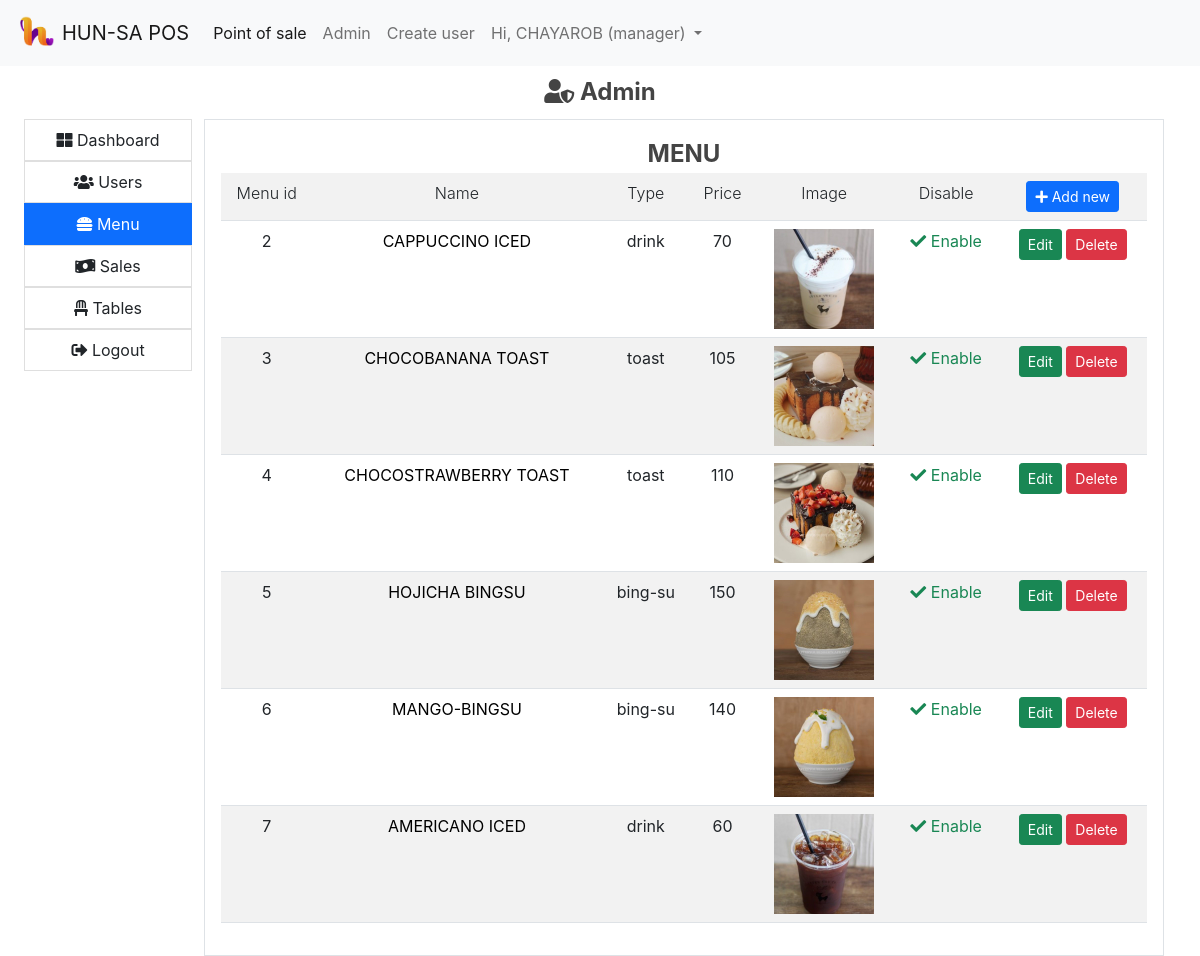
Page /pos_hunsa/public/index.php?pg=admin&tab=menu (signed in) on the committed database.
### tables this page shows
CREATE TABLE `menu_info` (
  `menu_id` int(2) NOT NULL,
  `menu_name` text NOT NULL,
  `menu_price` int(8) NOT NULL,
  `disable` tinyint(1) NOT NULL,
  `menu_type` text NOT NULL,
  `menu_img` text NOT NULL
);

### pos_hunsa/app/models/Auth.php (called while the page is built, shortened)
<?php
class Auth
{
	public static function get($column)
	{
		if(!empty($_SESSION['USER'][$column])){
			return $_SESSION['USER'][$column];
		}
		return "Unknown";
	}
	public static function logged_in()
	{
		if(!empty($_SESSION['USER'])){
			$db = new Database();
			if($db->query("select * from users where username = :username limit 1",['username'=>$_SESSION['USER']['username']]))
			{
				return true;
			}
		}
		return false;
	}
	public static function access($role)
	{
		$access['manager'] = ['manager'];
		$access['cashier'] = ['cashier'];
		$myrole = self::get('role');
		if(in_array($myrole, $access[$role]))
		{
			return true;
		}
		return false;
	}
}

### pos_hunsa/app/core/functions.php (called while the page is built, shortened)
<?php
function esc($str)
{
	return htmlspecialchars($str);
}
function auth($column)
{
	if(!empty($_SESSION['USER'][$column])){
		return $_SESSION['USER'][$column];
	}
	return "Unknown";
}
function crop($filename,$size = 400)
{
	$ext = strtolower(pathinfo($filename,PATHINFO_EXTENSION));
	$cropped_file = preg_replace("/\.$ext$/", "_cropped.".$ext, $filename);
	if(file_exists($cropped_file))
	{
		return $cropped_file;
	}
	return $cropped_file;
}

### pos_hunsa/app/core/database.php (called while the page is built)
<?php
class Database
{
	private function db_connect(){
		$DBHOST = "localhost";
		$DBNAME = "pos_hunsa";
		$DBUSER = "root";
		$DBPASS = "";
		$DBDRIVER = "mysql";
		try{
			$con = new PDO("$DBDRIVER:host=$DBHOST;dbname=$DBNAME",$DBUSER,$DBPASS);
		}catch(PDOException $e){
			echo $e->getMessage();
		}
		return $con;
	}
	public function query($query,$data = array())
	{
		$con = $this->db_connect();
		$smt = $con->prepare($query);
		$check = $smt->execute($data);
		if($check)
		{
			$result = $smt->fetchAll(PDO::FETCH_ASSOC);
			if(is_array($result) && count($result) > 0){
				return $result;
			}
		}
		return false;
	}
}

### pos_hunsa/app/core/model.php (called while the page is built, shortened)
<?php
class Model extends Database
{
	public function getAll($limit = 10,$offset = 0,$order = "desc",$order_column = "id")
	{
		$query = "select * from $this->table order by $order_column $order limit $limit offset $offset";
		$db = new Database;
		return $db->query($query);
	}
}

### pos_hunsa/app/views/admin/menu.view.php (the view)
<div class="table-responsive">
	<table class="table table-striped table-hover">
		<tr>
			<th>Menu id</th>
			<th>Name</th>
			<th>Type</th>
			<th>Price</th>
			<th>Image</th>
			<th>Disable</th>
			<th>
				<a href="index.php?pg=menu-new">
					<button class="btn btn-primary btn-sm"><i class="fa fa-plus"></i> Add new</button>
				</a>
			</th>
		</tr>
		<?php if (!empty($products)) : ?>
			<?php foreach ($products as $product) : ?>
				<tr>
					<td><?= esc($product['menu_id']) ?></td>
					<td>
						<a href="index.php?pg=menu-edit&id=<?= $product['menu_id'] ?>">
							<?= esc(strtoupper($product['menu_name'])) ?>
						</a>
					</td>
					<td><?= esc($product['menu_type']) ?></td>
					<td><?= esc($product['menu_price']) ?></td>
					<td>
						<img src="<?= crop($product['menu_img']) ?>" style="width: 100%;max-width:100px;">
					</td>
					<td>
						<?php
						if ($product['disable'] == 0) {
							echo "<a class='text-success'><i class='fa fa-check'></i>  Enable</a>";
						} else {
							echo "<a class='text-danger'><i class='fa fa-times'></i>  Disable</a>";
						}
						?>
					</td>
					<td>
						<a href="index.php?pg=menu-edit&id=<?= $product['menu_id'] ?>">
							<button class="btn btn-success btn-sm">Edit</button>
						</a>
						<a href="index.php?pg=menu-delete&id=<?= $product['menu_id'] ?>">
							<button class="btn btn-danger btn-sm">Delete</button>
						</a>
					</td>
				</tr>
			<?php endforeach; ?>
		<?php endif; ?>
	</table>
</div>

### pos_hunsa/public/index.php (shortened to what this page needs)
<?php
$controller = $_GET['pg'] ?? "home";
$controller = strtolower($controller);
if(file_exists("../app/controllers/".$controller . ".php"))
{
	require "../app/controllers/".$controller . ".php";
} ?>

### pos_hunsa/app/controllers/admin.php (shortened to what this page needs)
<?php
$tab = $_GET['tab'] ?? 'dashboard';
if($tab == "menu")
{
	$menuClass = new Menu_info();
	$products = $menuClass->getAll(300,0,'asc','menu_id');
}
if(Auth::access('manager')){
	require views_path('admin/admin');
}else{
	Auth::setMessage("You dont have access to the admin page");
	require views_path('auth/denied');
}

### pos_hunsa/app/views/partials/header.view.php (shortened to what this page needs)
<!DOCTYPE html>
<html>
<head>
	<link rel="stylesheet" type="text/css" href="assets/css/bootstrap.min.css">
	<link rel="stylesheet" type="text/css" href="assets/css/all.min.css">
	<link rel="stylesheet" type="text/css" href="assets/css/main.css">
	<link rel="stylesheet" href="assets/css/kioskboard-2.3.0.min.css" />
</head>
<body>
	<?php
		$no_nav[] = "login";
	?>
	<?php if(!in_array($controller, $no_nav)):?>
		<?php require views_path('partials/nav');?>
	<?php endif;?>
	<div class="container-fluid" style="min-width: 350px; padding: 0;">

### pos_hunsa/app/views/partials/nav.view.php (shortened to what this page needs)
<nav class="navbar navbar-expand-lg navbar-light bg-light" style="min-width:350px">
	  <div class="container-fluid"><img  src='<?= APP_LOGO ?>' class='fa float-end' width='50'>
	    <a class="navbar-brand" href="index.php?pg=home"><?=esc(APP_NAME)?></a>
	    <div class="collapse navbar-collapse" id="navbarSupportedContent">
	      <ul class="navbar-nav me-auto mb-2 mb-lg-0">
	        <li class="nav-item">
	          <a class="nav-link active" aria-current="page" href="index.php?pg=home">Point of sale</a>
	        </li>
	        <?php if(Auth::access('manager')):?>
		        <li class="nav-item">
		          <a class="nav-link" href="index.php?pg=admin">Admin</a>
		        </li>
		    <?php endif;?>
	        <?php if(Auth::access('manager')):?>
		        <li class="nav-item">
		          <a class="nav-link" href="index.php?pg=signup">Create user</a>
		        </li>
		    <?php endif;?>
		    <?php if(!Auth::logged_in()):?>
		        <li class="nav-item">
		          <a class="nav-link" href="index.php?pg=login">Login</a>
		        </li>
	        <?php else:?>
		        <li class="nav-item dropdown">
		          <a class="nav-link dropdown-toggle" href="#" id="navbarDropdown" role="button" data-bs-toggle="dropdown" aria-expanded="false">
		            Hi, <?=strtoupper(auth('firstname'))?> (<?=Auth::get('role')?>)
		          </a>
		        </li>
	    	 <?php endif;?>
	      </ul>
	    </div>
	  </div>
	</nav>

### pos_hunsa/app/views/admin/admin.view.php (shortened to what this page needs)
<?php require views_path('partials/header'); ?>
<div style="color:#444">
	<center class="p-2">
		<h4><i class="fa fa-user-shield"></i> Admin</h4>
	</center>
	<div class="container-fluid row">
		<div class="col-12 col-sm-4 col-md-3 col-lg-2">
			<ul class="list-group">
				<a href="index.php?pg=admin&tab=dashboard">
					<li class="list-group-item <?= !$tab || $tab == 'dashboard' ? 'active' : '' ?>"><i class="fa fa-th-large"></i> Dashboard</li>
				</a>
				<a href="index.php?pg=admin&tab=users">
					<li class="list-group-item <?= $tab == 'users' ? 'active' : '' ?>"><i class="fa fa-users"></i> Users</li>
				</a>
				<a href="index.php?pg=admin&tab=menu">
					<li class="list-group-item <?= $tab == 'menu' ? 'active' : '' ?>"><i class="fa fa-hamburger"></i> Menu</li>
				</a>
				<a href="index.php?pg=admin&tab=sales">
					<li class="list-group-item <?= $tab == 'sales' ? 'active' : '' ?>"><i class="fa fa-money-bill-wave"></i> Sales</li>
				</a>
				<a href="index.php?pg=admin&tab=tables">
					<li class="list-group-item <?= $tab == 'tables' ? 'active' : '' ?>"><i class="fa fa-chair"></i> Tables</li>
				</a>
				<a href="index.php?pg=logout">
					<li class="list-group-item"><i class="fa fa-sign-out-alt"></i> Logout</li>
				</a>
			</ul>
		</div>
		<div class="border col p-3">
			<h4><?= strtoupper($tab) ?></h4>
			<?php
			switch ($tab) {
				case 'menu':
					require views_path('admin/menu');
					break;
			}
			?>
		</div>
	</div>
</div>
<?php require views_path('partials/footer'); ?>

### pos_hunsa/app/views/partials/footer.view.php (shortened to what this page needs)
	</div>
</body>
</html>

### pos_hunsa/public/assets/css/main.css (style rules this page uses)
body a { text-decoration: none; }

### rows in the picture
menu_info: menu_id "2", menu_name "CAPPUCCINO ICED", menu_type "drink", menu_price "70", shows a picture, disable 0 (drawn)
menu_info: menu_id "3", menu_name "CHOCOBANANA TOAST", menu_type "toast", menu_price "105", shows a picture, disable 0 (drawn)
menu_info: menu_id "4", menu_name "CHOCOSTRAWBERRY TOAST", menu_type "toast", menu_price "110", shows a picture, disable 0 (drawn)
menu_info: menu_id "5", menu_name "HOJICHA BINGSU", menu_type "bing-su", menu_price "150", shows a picture, disable 0 (drawn)
menu_info: menu_id "6", menu_name "MANGO-BINGSU", menu_type "bing-su", menu_price "140", shows a picture, disable 0 (drawn)
menu_info: menu_id "7", menu_name "AMERICANO ICED", menu_type "drink", menu_price "60", shows a picture, disable 0 (drawn)

### other values in the picture
APP_NAME "HUN-SA POS"
auth('firstname') "CHAYAROB"
Auth::get('role') "manager"
$tab "MENU"
